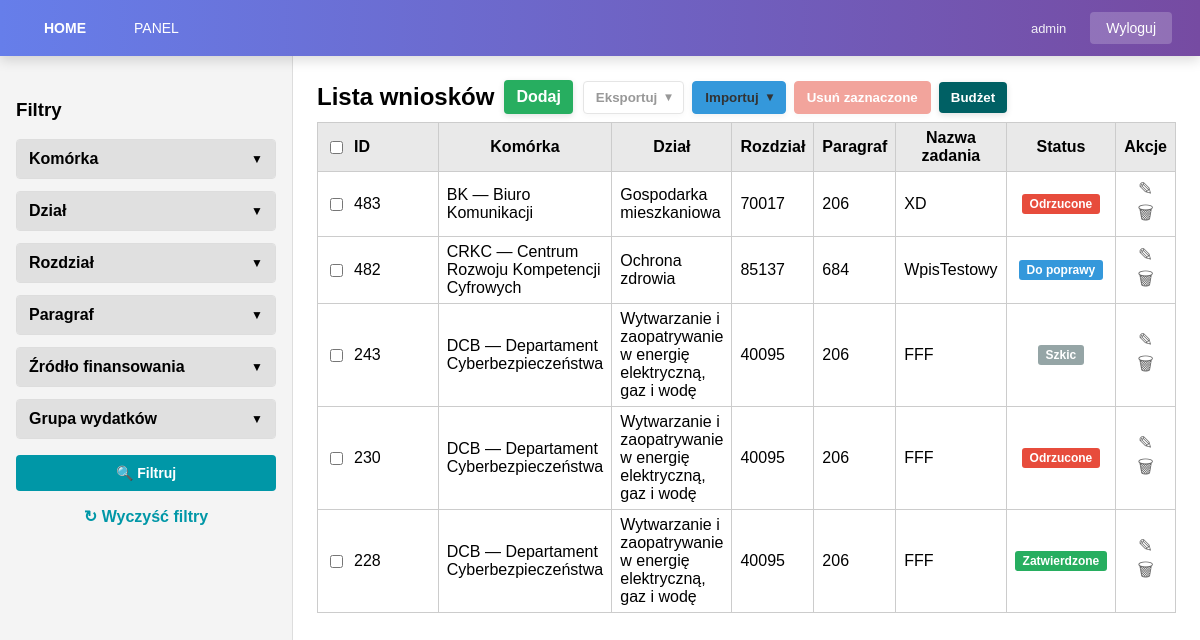
The app's page /home.php (signed in) with its own data.
### tables this page shows
CREATE TABLE `WPISY` (
  `ID` int(11) NOT NULL,
  `CzęśćBudżetowa` varchar(20) DEFAULT NULL,
  `Dział` varchar(255) DEFAULT NULL,
  `Rozdział` varchar(255) DEFAULT NULL,
  `Paragraf` varchar(255) DEFAULT NULL,
  `ŹródłoFinansowania` varchar(255) DEFAULT NULL,
  `GrupaWydatków` varchar(255) DEFAULT NULL,
  `BudżetZadaniowySzczeg` varchar(255) DEFAULT NULL,
  `BudżetZadaniowyNr` varchar(255) DEFAULT NULL,
  `NazwaProgramu` varchar(255) DEFAULT NULL,
  `NazwaKomorki` varchar(255) DEFAULT NULL,
  `PlanWI` varchar(255) DEFAULT NULL,
  `DysponentŚrodków` varchar(255) DEFAULT NULL,
  `Budżet` varchar(255) DEFAULT NULL,
  `NazwaZadania` varchar(255) DEFAULT NULL,
  `SzczegUzasadnienie` text DEFAULT NULL,
  `PrzeznaczenieWydatków` text DEFAULT NULL,
  `Potrzeby2026` decimal(15,2) DEFAULT NULL,
  `Limit2026` decimal(15,2) DEFAULT NULL,
  `Braki2026` decimal(15,2) DEFAULT NULL,
  `KwotaUmowy2026` decimal(15,2) DEFAULT NULL,
  `NrUmowy2026` varchar(255) DEFAULT NULL,
  `Potrzeby2027` decimal(15,2) DEFAULT NULL,
  `Limit2027` decimal(15,2) DEFAULT NULL,
  `Braki2027` decimal(15,2) DEFAULT NULL,
  `KwotaUmowy2027` decimal(15,2) DEFAULT NULL,
  `NrUmowy2027` varchar(255) DEFAULT NULL,
  `Potrzeby2028` decimal(15,2) DEFAULT NULL,
  `Limit2028` decimal(15,2) DEFAULT NULL,
  `Braki2028` decimal(15,2) DEFAULT NULL,
  `KwotaUmowy2028` decimal(15,2) DEFAULT NULL,
  `NrUmowy2028` varchar(255) DEFAULT NULL,
  `Potrzeby2029` decimal(15,2) DEFAULT NULL,
  `Limit2029` decimal(15,2) DEFAULT NULL,
  `Braki2029` decimal(15,2) DEFAULT NULL,
  `KwotaUmowy2029` decimal(15,2) DEFAULT NULL,
  `NrUmowy2029` varchar(255) DEFAULT NULL,
  `DotacjaZKim` varchar(255) DEFAULT NULL,
  `PodstawaPrawna` varchar(255) DEFAULT NULL,
  `Uwagi` text DEFAULT NULL,
  `Status` enum('Szkic','Do zatwierdzenia','Zatwierdzone','Odrzucone','Do poprawy') NOT NULL DEFAULT 'Szkic'
);

CREATE TABLE `Komorki` (
  `ID` int(11) NOT NULL,
  `Skrot` varchar(10) NOT NULL,
  `Nazwa` varchar(255) NOT NULL
);

CREATE TABLE `Dzialy` (
  `ID` int(11) NOT NULL,
  `Kod` varchar(3) NOT NULL,
  `Nazwa` varchar(255) NOT NULL
);

### public_html/home.php (the view, shortened to what this page needs)
<?php
$mysqli = require 'db.php';
$sql = "SELECT WPISY.ID, WPISY.Dział, WPISY.Rozdział, WPISY.Paragraf, WPISY.NazwaZadania, WPISY.NazwaKomorki, WPISY.Status, Komorki.Skrot, Komorki.Nazwa AS KomorkaNazwa, Komorki.ID AS KomorkaID, Dzialy.Nazwa as DzialNazwa FROM WPISY LEFT JOIN Komorki ON (WPISY.NazwaKomorki = Komorki.Nazwa OR WPISY.NazwaKomorki = CONCAT('Komórka ID ', Komorki.ID)) LEFT JOIN Dzialy ON WPISY.Dział = Dzialy.Kod";
$sql .= ' ORDER BY WPISY.ID DESC';
$stmt = $mysqli->prepare($sql);
$stmt->execute();
$res = $stmt->get_result();
?>
<!DOCTYPE html>
<head>
</head>
<body>
<div class="container">
    <div class="sidebar">
        <h3>Filtry</h3>
        <form method="get" action="home.php" id="filterForm">
            <div class="filter-group">
                <div class="filter-header" onclick="toggleFilter(this)">
                    <span>Komórka</span>
                    <span class="arrow">▼</span>
                </div>
            </div>
            <div class="filter-group">
                <div class="filter-header" onclick="toggleFilter(this)">
                    <span>Dział</span>
                    <span class="arrow">▼</span>
                </div>
            </div>
            <div class="filter-group">
                <div class="filter-header" onclick="toggleFilter(this)">
                    <span>Rozdział</span>
                    <span class="arrow">▼</span>
                </div>
            </div>
            <div class="filter-group">
                <div class="filter-header" onclick="toggleFilter(this)">
                    <span>Paragraf</span>
                    <span class="arrow">▼</span>
                </div>
            </div>
            <div class="filter-group">
                <div class="filter-header" onclick="toggleFilter(this)">
                    <span>Źródło finansowania</span>
                    <span class="arrow">▼</span>
                </div>
            </div>
            <div class="filter-group">
                <div class="filter-header" onclick="toggleFilter(this)">
                    <span>Grupa wydatków</span>
                    <span class="arrow">▼</span>
                </div>
            </div>
            <div style="margin-top: 16px; display: flex; gap: 8px; flex-direction: column;">
                <button type="submit" style="padding: 10px; background: #0097a7; color: white; border: none; border-radius: 4px; cursor: pointer; font-weight: bold; font-size: 14px;">🔍 Filtruj</button>
                <a href="home.php" style="color:#0097a7; text-decoration:none; font-weight:bold; text-align: center; padding: 8px;">↻ Wyczyść filtry</a>
            </div>
        </form>
    </div>
    <div class="main">
        <div style="display:flex;align-items:center;justify-content:flex-start;gap:10px;margin-bottom:8px;">
            <h2 style="margin:0;display:inline-block;">Lista wniosków</h2>
            <?php if (isset($_SESSION['rola']) && $_SESSION['rola'] === 'Admin'): ?>
                <a href="add.php" class="add-btn" title="Dodaj wniosek">Dodaj</a>
            <?php endif; ?>
            <div style="position:relative; display:inline-flex; gap:8px; align-items:center;">
                <button id="exportBtn" class="export-btn" disabled title="Eksportuj">Eksportuj <span style="font-size:12px;">▾</span></button>
                <button id="importBtn" class="export-btn" style="background:#3498db;border:1px solid #3498db;" title="Importuj">Importuj <span style="font-size:12px;">▾</span></button>
                <?php if (isset($_SESSION['rola']) && $_SESSION['rola'] === 'Admin'): ?>
                <button id="deleteSelectedBtn" class="export-btn" style="background:#e74c3c;color:#fff;border:1px solid #e74c3c;" disabled title="Usuń zaznaczone">Usuń zaznaczone</button>
                <button type="button" class="budget-btn" title="Podsumowanie budżetu" onclick="toggleBudget()">Budżet</button>
                <?php endif; ?>
            </div>
        </div>
        <table class="results-table">
            <thead>
            <tr>
                <th style="width:120px"><label style="display:flex;align-items:center;gap:8px"><input type="checkbox" id="selectAll" title="Zaznacz wszystko"><span>ID</span></label></th>
                <th>Komórka</th>
                <th>Dział</th>
                <th>Rozdział</th>
                <th>Paragraf</th>
                <th>Nazwa zadania</th>
                <th>Status</th>
                <?php if (isset($_SESSION['rola']) && $_SESSION['rola'] === 'Admin'): ?>
                <th>Akcje</th>
                <?php endif; ?>
            </tr>
            </thead>
            <tbody>
            <?php while($row = $res->fetch_assoc()): ?>
            <tr id="row-<?= (int)$row['ID'] ?>" onclick="handleRowClick(event, <?= (int)$row['ID'] ?>)">
                <td>
                    <label style="display:flex;align-items:center;gap:8px;">
                        <input type="checkbox" class="row-select" name="select_ids[]" value="<?= (int)$row['ID'] ?>" onclick="event.stopPropagation();">
                        <span><?= htmlspecialchars((string)$row['ID']) ?></span>
                    </label>
                </td>
                    <td><?= htmlspecialchars((string)($row['Skrot'] ?? $row['KomorkaNazwa'] ?? $row['NazwaKomorki'] ?? '')) ?><?= isset($row['KomorkaNazwa']) && $row['KomorkaNazwa'] ? ' — ' . htmlspecialchars((string)$row['KomorkaNazwa']) : '' ?></td>
                <td><?= htmlspecialchars((string)($row['DzialNazwa'] ?? '')) ?></td>
                <td><?= htmlspecialchars((string)preg_replace('/^([0-9]+).*/', '$1', $row['Rozdział'] ?? '')) ?></td>
                <td><?= htmlspecialchars((string)preg_replace('/^([0-9]+).*/', '$1', $row['Paragraf'] ?? '')) ?></td>
                <td><?= htmlspecialchars((string)$row['NazwaZadania']) ?></td>
                <td style="text-align:center;">
                    <?php
                    $statusValue = $row['Status'] ?? '';
                    $statusMap = [
                        'Szkic' => 'Szkic',
                        'Do zatwierdzenia' => 'Do zatwierdzenia',
                        'Zatwierdzone' => 'Zatwierdzone',
                        'Odrzucone' => 'Odrzucone',
                        'Do poprawy' => 'Do poprawy'
                    ];
                    $statusLabel = $statusMap[$statusValue] ?? 'Brak statusu';
                    $statusClassMap = [
                        'Szkic' => 'status-szkic',
                        'Do zatwierdzenia' => 'status-do-zatwierdzenia',
                        'Zatwierdzone' => 'status-zatwierdzone',
                        'Odrzucone' => 'status-odrzucone',
                        'Do poprawy' => 'status-do-poprawy'
                    ];
                    $statusClass = $statusClassMap[$statusValue] ?? 'status-brak';
                    ?>
                    <span class="status-badge <?= $statusClass ?> <?= ($_SESSION['rola'] === 'Admin' ? 'admin' : '') ?>"><?= $statusLabel ?></span>
                </td>
                <?php if (isset($_SESSION['rola']) && in_array($_SESSION['rola'], ['Admin', 'Ksiegowosc'], true)): ?>
                <td style="text-align: center;" onclick="event.stopPropagation();">
                    <button class="action-btn edit" onclick="event.stopPropagation(); window.location.href='edit.php?id=<?= (int)$row['ID'] ?>'" title="Edytuj">
                        ✎
                    </button>
                    <form method="post" action="home.php" style="display:inline;" onsubmit="event.stopPropagation(); return confirm('Usunąć ten wniosek?');">
                        <button type="submit" class="action-btn delete" title="Usuń" onclick="event.stopPropagation();">🗑</button>
                    </form>
                </td>
                <?php endif; ?>
            </tr>
            <?php endwhile; ?>
            </tbody>
        </table>
    </div>
</div>
<?php require 'navbar.php'; ?>
</body>
</html>

### public_html/navbar.php (shortened to what this page needs)
<div class="navbar">
    <a href="home.php" style="font-weight:600;">HOME</a>
    <a href="panel.php">PANEL</a>
    <span class="navbar-user"><?= htmlspecialchars($_SESSION['login']) ?></span>
    <a href="logout.php" style="background:rgba(255,255,255,0.2);">Wyloguj</a>
</div>

### public_html/home.php (style rules this page uses)
body { font-family: Arial, Helvetica, sans-serif; margin:0; }
.container { display: flex; min-height: 100vh; }
.sidebar { width: 260px; background: #f4f4f4; padding: 24px 16px 16px 16px; border-right: 1px solid #ddd; }
.main { flex: 1; padding: 24px; }
.filter-group { margin-bottom: 12px; border: 1px solid #ddd; border-radius: 4px; overflow: hidden; }
.filter-header { background: #e0e0e0; padding: 10px 12px; cursor: pointer; font-weight: bold; display: flex; justify-content: space-between; align-items: center; user-select: none; }
.filter-header .arrow { font-size: 12px; transition: transform 0.2s; }
.results-table { width: 100%; border-collapse: collapse; margin-top: 8px; }
.results-table th, .results-table td { border: 1px solid #ccc; padding: 6px 8px; }
.results-table th { background: #e9e9e9; }
.results-table thead tr { cursor: default; }
.results-table tbody tr { cursor: pointer; transition: all 0.2s ease; position: relative; }
.add-btn { background: #27ae60; color: #fff; border: none; padding: 8px 12px; border-radius: 4px; text-decoration: none; font-weight: 600; cursor: pointer; box-shadow: 0 2px 6px rgba(0,0,0,0.12); display: inline-block; }
.export-btn { background: #ffffff; color: #333; border: 1px solid #ccc; padding: 8px 12px; border-radius: 4px; text-decoration: none; font-weight: 600; cursor: pointer; box-shadow: 0 2px 6px rgba(0,0,0,0.06); display: inline-flex; align-items: center; gap: 8px; }
.export-btn[disabled] { opacity: 0.5; cursor: not-allowed; }
.budget-btn { background: #006064; color: #fff; border: none; padding: 8px 12px; border-radius: 4px; font-weight: 600; cursor: pointer; box-shadow: 0 2px 6px rgba(0,0,0,0.12); display: inline-flex; align-items: center; gap: 6px; }
.status-badge { display: inline-block; padding: 3px 8px; border-radius: 3px; font-size: 12px; font-weight: 600; cursor: pointer; position: relative; }
.status-badge.admin { cursor: pointer; }
.status-szkic { background: #95a5a6; color: #fff; }
.status-zatwierdzone { background: #27ae60; color: #fff; }
.status-odrzucone { background: #e74c3c; color: #fff; }
.status-do-poprawy { background: #3498db; color: #fff; }
.action-btn { background: none; border: none; cursor: pointer; font-size: 18px; margin: 0 4px; padding: 0; color: #666; transition: color 0.2s; }

### public_html/navbar.php (style rules this page uses)
.navbar { position: fixed; top: 0; left: 0; right: 0; height: 56px; background: linear-gradient(90deg, #667eea 0%, #764ba2 100%); color: white; display: flex; align-items: center; padding: 0 20px; box-shadow: 0 4px 12px rgba(0,0,0,0.15); z-index: 999; }
.navbar a, .navbar button { color: white; text-decoration: none; padding: 8px 16px; margin: 0 8px; border: none; background: transparent; cursor: pointer; font-size: 14px; font-weight: 500; transition: all 0.2s; border-radius: 4px; }
.navbar-user { font-size: 13px; opacity: 0.9; margin-right: 16px; }
body { padding-top: 56px; }

### records on screen
wpisy: ID "483", komorki.Skrot "BK", komorki.Nazwa "Biuro Komunikacji", dzialy.Nazwa "Gospodarka mieszkaniowa", Rozdział "70017", Paragraf "206", NazwaZadania "XD", Status "Odrzucone"
wpisy: ID "482", komorki.Skrot "CRKC", komorki.Nazwa "Centrum Rozwoju Kompetencji Cyfrowych", dzialy.Nazwa "Ochrona zdrowia", Rozdział "85137", Paragraf "684", NazwaZadania "WpisTestowy", Status "Do poprawy"
wpisy: ID "243", komorki.Skrot "DCB", komorki.Nazwa "Departament Cyberbezpieczeństwa", dzialy.Nazwa "Wytwarzanie i zaopatrywanie w energię elektryczną, gaz i wodę", Rozdział "40095", Paragraf "206", NazwaZadania "FFF", Status "Szkic"
wpisy: ID "230", komorki.Skrot "DCB", komorki.Nazwa "Departament Cyberbezpieczeństwa", dzialy.Nazwa "Wytwarzanie i zaopatrywanie w energię elektryczną, gaz i wodę", Rozdział "40095", Paragraf "206", NazwaZadania "FFF", Status "Odrzucone"
wpisy: ID "228", komorki.Skrot "DCB", komorki.Nazwa "Departament Cyberbezpieczeństwa", dzialy.Nazwa "Wytwarzanie i zaopatrywanie w energię elektryczną, gaz i wodę", Rozdział "40095", Paragraf "206", NazwaZadania "FFF", Status "Zatwierdzone"

### other values on screen
$_SESSION['login'] "admin"
